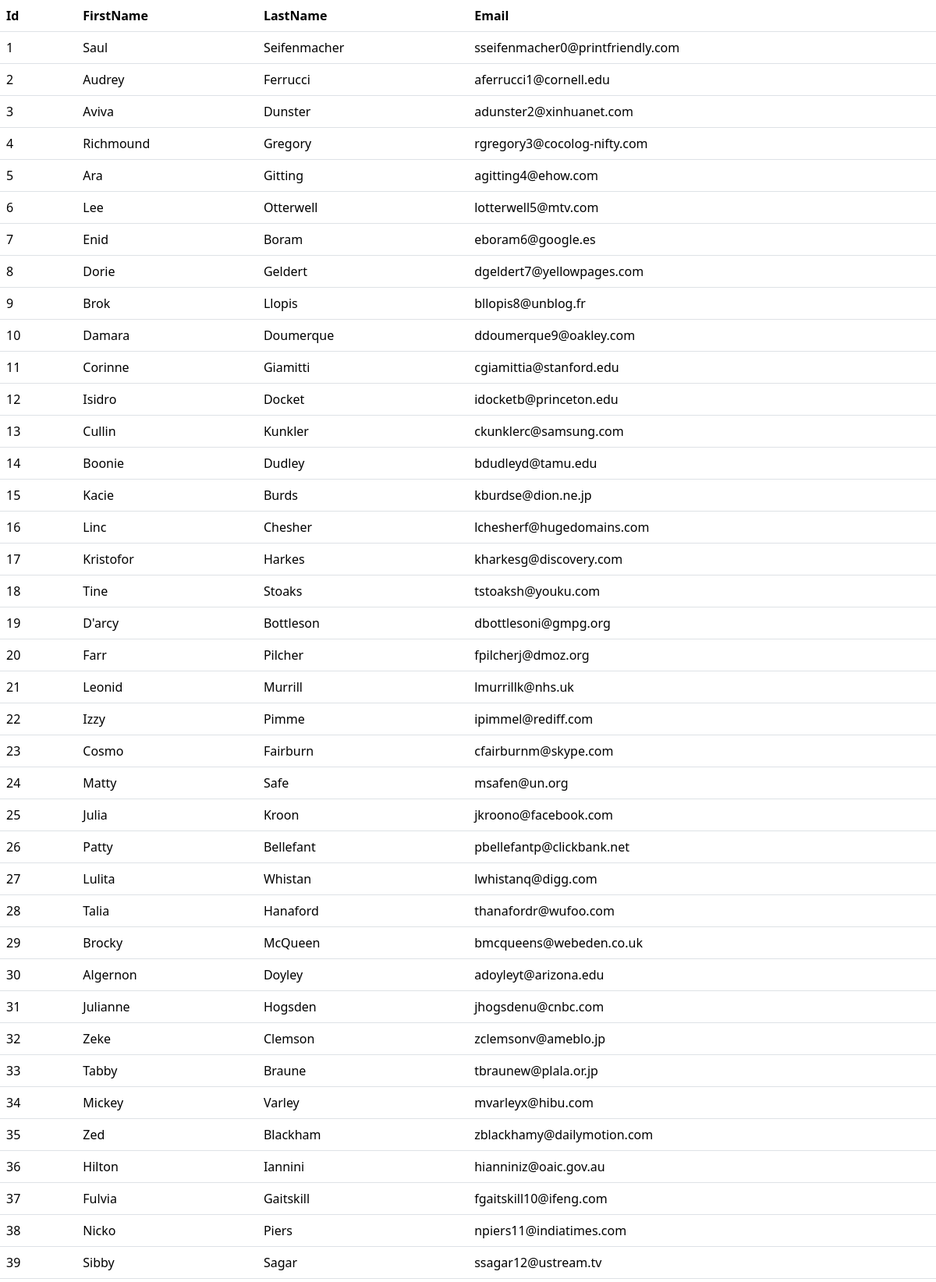
The page / (upper part) on the database its author committed.
### tables this page shows
CREATE TABLE "customers_tbl" (
	"id"	INTEGER,
	"first_name"	TEXT,
	"last_name"	TEXT,
	"email"	TEXT,
	"gender"	TEXT,
	"ip_address"	TEXT,
	PRIMARY KEY("id" AUTOINCREMENT)
);

### tp10/app.py (the view)
@app.route("/")
def customers():
    dao = CustomerDAO('customers_db.db')
    customers = list(dao.find_all())
    return render_template("customers.j2",customers=customers)

### tp10/CustomerDAO.py (called while the page is built)
    def __del__(self):
        self.__con.close()

    def find_all(self):
        sql = "SELECT * FROM customers_tbl"
        cur = self.__con.cursor()
        rs = cur.execute(sql)
        for row in rs:
            c= Customer(*row)
            yield c

### tp10/templates/customers.j2 (shortened to what this page needs)
<!DOCTYPE html>
<html lang="en">
<head>
    <link href="https://cdn.jsdelivr.net/npm/bootstrap@5.3.3/dist/css/bootstrap.min.css" rel="stylesheet">
</head>
<body>
    <table class="table">
        <thead>
            <tr>
                <th>Id</th>
                <th>FirstName</th>
                <th>LastName</th>
                <th>Email</th>
            </tr>
        </thead>
        <tbody>
            {% for customer in customers%}
            <tr>
                <td>{{customer.id}}</td>
                <td>{{customer.first_name}}</td>
                <td>{{customer.last_name}}</td>
                <td>{{customer.email}}</td>
            </tr>
            {% endfor %}
        </tbody>
    </table>
</body>
</html>

### rows shown on the page
customers_tbl: id "1", first_name "Saul", last_name "Seifenmacher", email "sseifenmacher0@printfriendly.com"
customers_tbl: id "2", first_name "Audrey", last_name "Ferrucci", email "aferrucci1@cornell.edu"
customers_tbl: id "3", first_name "Aviva", last_name "Dunster", email "adunster2@xinhuanet.com"
customers_tbl: id "4", first_name "Richmound", last_name "Gregory", email "rgregory3@cocolog-nifty.com"
customers_tbl: id "5", first_name "Ara", last_name "Gitting", email "agitting4@ehow.com"
customers_tbl: id "6", first_name "Lee", last_name "Otterwell", email "lotterwell5@mtv.com"
customers_tbl: id "7", first_name "Enid", last_name "Boram", email "eboram6@google.es"
customers_tbl: id "8", first_name "Dorie", last_name "Geldert", email "dgeldert7@yellowpages.com"
customers_tbl: id "9", first_name "Brok", last_name "Llopis", email "bllopis8@unblog.fr"
customers_tbl: id "10", first_name "Damara", last_name "Doumerque", email "ddoumerque9@oakley.com"
customers_tbl: id "11", first_name "Corinne", last_name "Giamitti", email "cgiamittia@stanford.edu"
customers_tbl: id "12", first_name "Isidro", last_name "Docket", email "idocketb@princeton.edu"
customers_tbl: id "13", first_name "Cullin", last_name "Kunkler", email "ckunklerc@samsung.com"
customers_tbl: id "14", first_name "Boonie", last_name "Dudley", email "bdudleyd@tamu.edu"
customers_tbl: id "15", first_name "Kacie", last_name "Burds", email "kburdse@dion.ne.jp"
customers_tbl: id "16", first_name "Linc", last_name "Chesher", email "lchesherf@hugedomains.com"
customers_tbl: id "17", first_name "Kristofor", last_name "Harkes", email "kharkesg@discovery.com"
customers_tbl: id "18", first_name "Tine", last_name "Stoaks", email "tstoaksh@youku.com"
customers_tbl: id "19", first_name "D'arcy", last_name "Bottleson", email "dbottlesoni@gmpg.org"
customers_tbl: id "20", first_name "Farr", last_name "Pilcher", email "fpilcherj@dmoz.org"
customers_tbl: id "21", first_name "Leonid", last_name "Murrill", email "lmurrillk@nhs.uk"
customers_tbl: id "22", first_name "Izzy", last_name "Pimme", email "ipimmel@rediff.com"
customers_tbl: id "23", first_name "Cosmo", last_name "Fairburn", email "cfairburnm@skype.com"
customers_tbl: id "24", first_name "Matty", last_name "Safe", email "msafen@un.org"
customers_tbl: id "25", first_name "Julia", last_name "Kroon", email "jkroono@facebook.com"
customers_tbl: id "26", first_name "Patty", last_name "Bellefant", email "pbellefantp@clickbank.net"
customers_tbl: id "27", first_name "Lulita", last_name "Whistan", email "lwhistanq@digg.com"
customers_tbl: id "28", first_name "Talia", last_name "Hanaford", email "thanafordr@wufoo.com"
customers_tbl: id "29", first_name "Brocky", last_name "McQueen", email "bmcqueens@webeden.co.uk"
customers_tbl: id "30", first_name "Algernon", last_name "Doyley", email "adoyleyt@arizona.edu"
customers_tbl: id "31", first_name "Julianne", last_name "Hogsden", email "jhogsdenu@cnbc.com"
customers_tbl: id "32", first_name "Zeke", last_name "Clemson", email "zclemsonv@ameblo.jp"
customers_tbl: id "33", first_name "Tabby", last_name "Braune", email "tbraunew@plala.or.jp"
customers_tbl: id "34", first_name "Mickey", last_name "Varley", email "mvarleyx@hibu.com"
customers_tbl: id "35", first_name "Zed", last_name "Blackham", email "zblackhamy@dailymotion.com"
customers_tbl: id "36", first_name "Hilton", last_name "Iannini", email "hianniniz@oaic.gov.au"
customers_tbl: id "37", first_name "Fulvia", last_name "Gaitskill", email "fgaitskill10@ifeng.com"
customers_tbl: id "38", first_name "Nicko", last_name "Piers", email "npiers11@indiatimes.com"
customers_tbl: id "39", first_name "Sibby", last_name "Sagar", email "ssagar12@ustream.tv"
